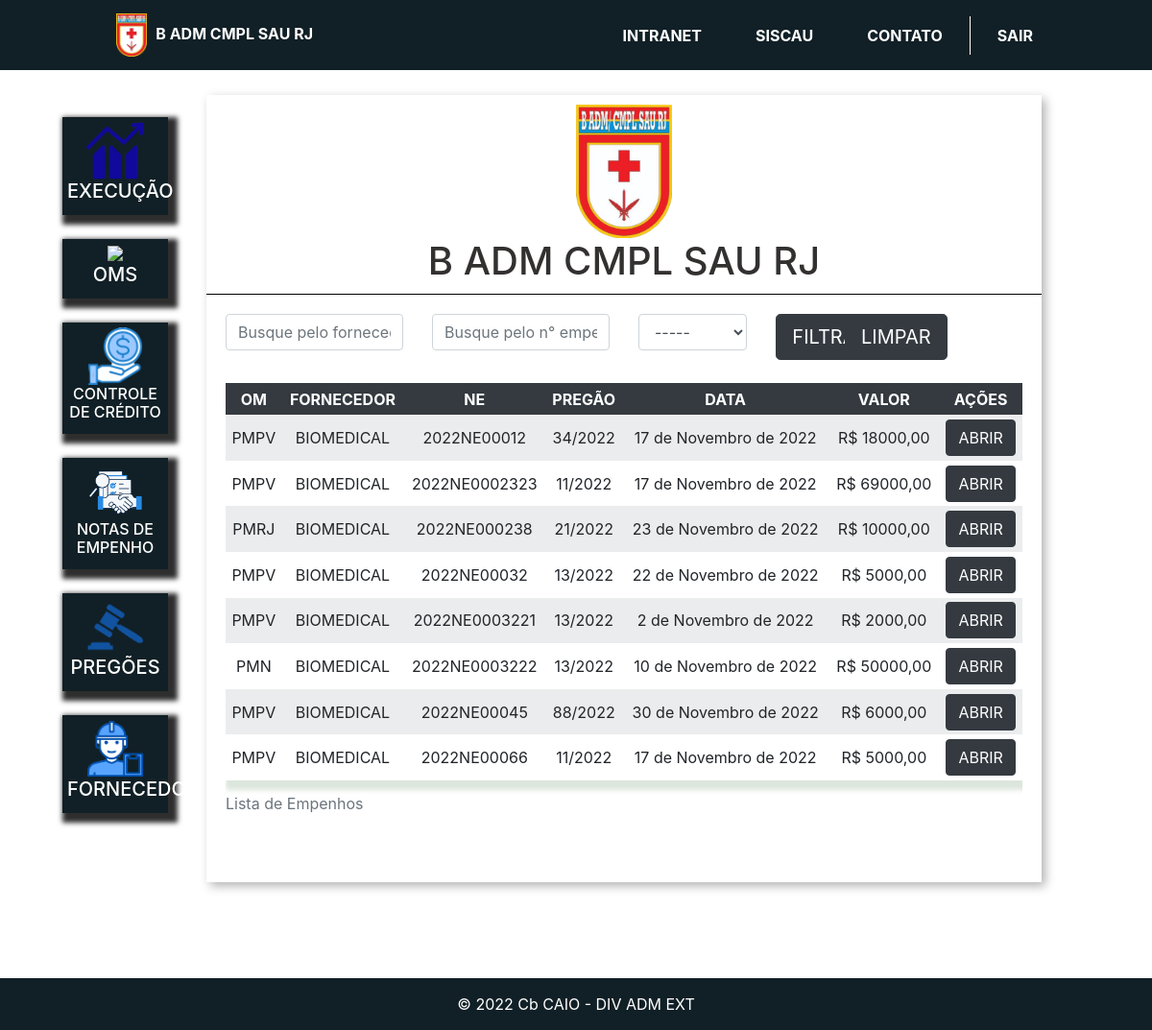
Before: /listar_empenhos/ (signed in) with the older database file.
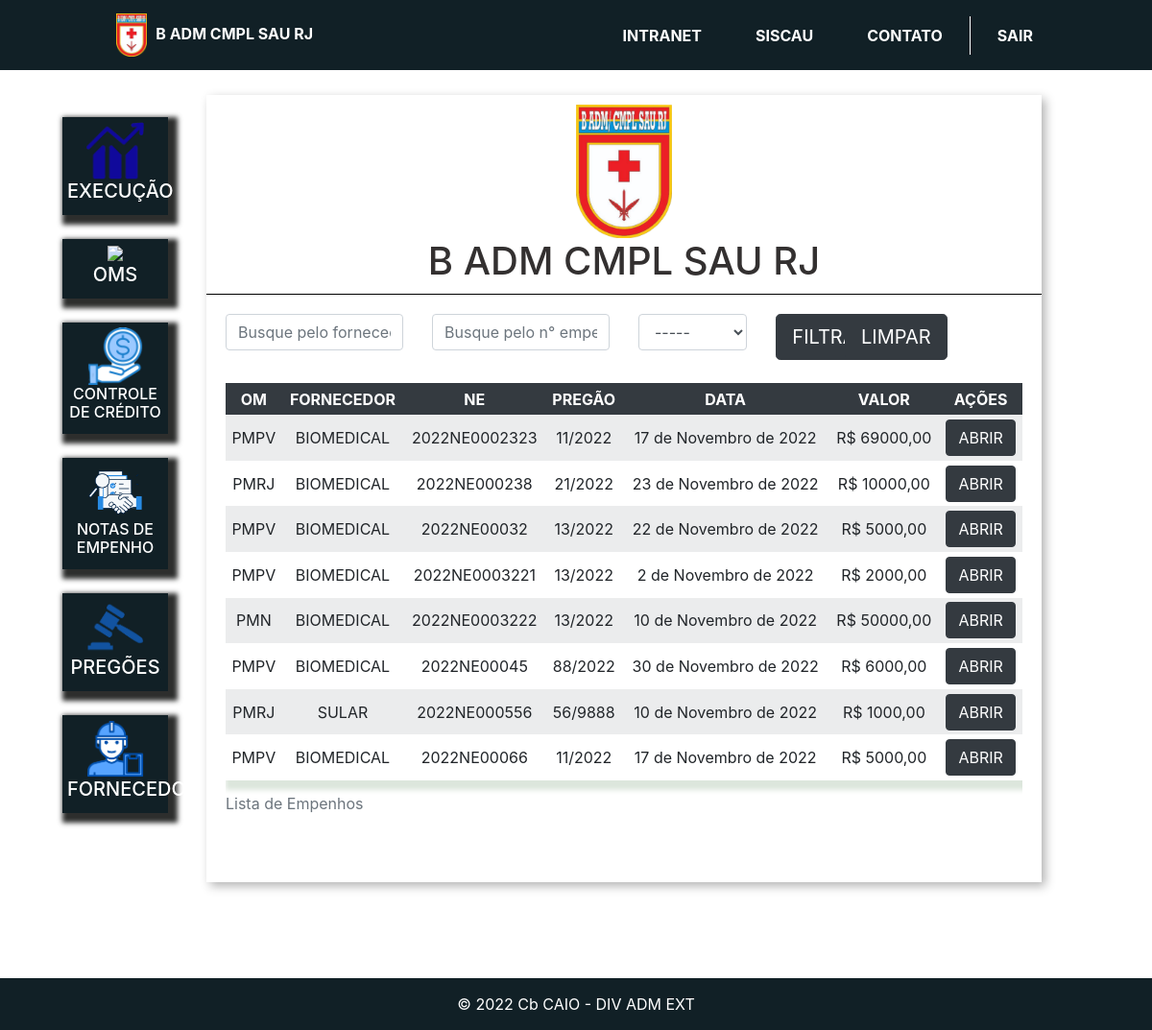
After: the same page with the newer database file.
### plataforma/models.py (models this page shows, shortened)
class Empenho(models.Model):
    om = models.ForeignKey(Om, on_delete=models.CASCADE)
    fornecedor = models.ForeignKey(Fornecedor, on_delete=models.SET_NULL, null=True)
    pregao = models.ForeignKey(Pregao, on_delete=models.SET_NULL, null=True)
    plano_interno = models.ForeignKey(PlanoInterno, on_delete=models.SET_NULL, null=True)
    nota_credito = models.ForeignKey(NotaCredito, on_delete=models.SET_NULL, null=True)
    data = models.DateField()
    numero = models.CharField(max_length=4)
    pdf = models.FileField(upload_to="pdf", null=True, blank=True)
    valor = models.FloatField(null=True, blank=True)

class Om(models.Model):
    LISTA_OMS = (
        ('PMPV', 'PMPV'),
        ('PMRJ', 'PMRJ'),
        ('PMN', 'PMN'),
        ('IBEX', 'IBEX'),
        ('HCE', 'HCE'),
        ('OCEX', 'OCEX'),
        ('HMR', 'HMR'),
        ('HGERJ', 'HGERJ'),
        ('PM Gu VV', 'PM Gu VV'),
        ('LQFEX', 'LQFEX'),
        )
    sigla = models.CharField(max_length=10, choices=LISTA_OMS)
    foto = models.ImageField(upload_to="imagens")
    email = models.EmailField(null=True)
    telefone = models.IntegerField(null=True)
    ch_almox = models.CharField(max_length=10, null=True, blank=True)
    tel_ch_almox = models.CharField(max_length=15, null=True, blank=True)
    adj_almox = models.CharField(max_length=10, null=True, blank=True)
    tel_adj_almox = models.CharField(max_length=15, null=True, blank=True)
    def __str__(self):
        return self.sigla

class Fornecedor(models.Model):
    nome = models.CharField(max_length=30)
    cnpj = models.CharField(max_length=14)
    telefone = models.CharField(max_length=15)
    email = models.EmailField()
    def __str__(self):
        return self.nome

class Pregao(models.Model):
    SITUACAO_CHICES = (
    ('HOMOLOGADO','HOMOLOGADO'),
    ('CJU','CJU'),
    )
    saldo_homologado = models.FloatField()
    pregao = models.CharField(max_length=7, null=False, blank=False)
    situacao = models.CharField(max_length=20, choices=SITUACAO_CHICES)
    descrição = models.CharField(max_length=200, null=False, blank=False)
    oms_favorecidas = models.ManyToManyField(Om)
    termo_homolocao = models.URLField()
    catalago = models.FileField(upload_to='catalago', null=True, blank=True)
    def __str__(self):
        return self.pregao

### plataforma/views.py (the view)
# urls.py: path('listar_empenhos/', views.listar_empenhos, name='listar_empenhos'),
@login_required(login_url='/auth/logar/')
def listar_empenhos(request):
    fornecedor = request.GET.get('fornecedor')
    numero_empenho = request.GET.get('numero_empenho')
    om_filtrar = request.GET.get('om_select')
    om_list = Om.objects.all()
    empenhos = Empenho.objects.all().order_by('numero')
    fornecedores_list = Fornecedor.objects.all()
    try:
        print(fornecedor)
        if fornecedor:
            empenhos = empenhos.filter(fornecedor=fornecedor).order_by('numero')
        if numero_empenho:
            empenhos = empenhos.filter(numero=numero_empenho).order_by('numero')
        if om_filtrar:
            empenhos = empenhos.filter(om=om_filtrar).order_by('numero')
        return render(request, 'listar_empenhos.html',{'empenhos': empenhos, 'om_list': om_list, 'fornecedores_list': fornecedores_list})
    except:
        return render(request, 'listar_empenhos.html',{'empenhos': empenhos,'om_list': om_list, 'fornecedores_list': fornecedores_list})

### plataforma/templates/listar_empenhos.html (shortened to what this page needs)
{% extends 'base_plataforma.html' %}
{% load static %}
{% block 'plataforma' %}
<div class="wrapper">
    <div class="box">
            <div class="header-box-om">
                <div class="alinhado_ne">
                    <div>
                        <img src="{% static 'plataforma/img/base.png'%} " width='100'>
                    </div>
                        <h1 class="titulo">B ADM CMPL SAU RJ</h1>
                </div>
            </div>
            <div class="borda-box"></div>
            <div class="body-box">
                <form>
                    <div class="row" action="{% url 'listar_empenhos' %}" method="GET">
                            <div class="col-md-3">
                                <input type="text" placeholder="Busque pelo fornecedor" class="form-control" name="fornecedor">
                            </div>
                            <div class="col-md-3">
                                <input type="text" placeholder="Busque pelo n° empenho" class="form-control" name="numero_empenho">
                            </div>
                            <div class="col-md-2">
                                <select class="form-control" name="om_select">
                                    <option value="" selected="">-----</option>
                                </select>
                            </div>
                        <div class="col-md-1">
                            <input type="submit" value="FILTRAR" class="btn btn-lg btn-dark">
                        </div>
                        <div class="col-md-3">
                            <a href="{% url 'listar_empenhos'%}">
                                <button type="button" class="btn btn-lg btn-dark ">
                                LIMPAR
                                </button>
                                </a>
                        </div>
                    </div>
                    </form>
                <br>
                <div class='scroll1'>
                    <table class="tabela table-striped table-hover table-sm" cellpadding="20">
                        <caption>Lista de Empenhos</caption>
                        <thead class='table-dark'>
                        <tr>
                            <th>OM</th>
                            <th>FORNECEDOR</th>
                            <th>NE</th>
                            <th>PREGÃO</th>
                            <th>DATA</th>
                            <th>VALOR</th>
                            <th>AÇÕES</th>
                        </tr>
                        </thead>
                        <tbody class='bg-light'>
                            {% for i in empenhos %}
                            <tr class="tabela-linha" >
                                <td>{{i.om }}</td>
                                <td>{{i.fornecedor }}</td>
                                <td>2022NE000{{i.numero}}</td>
                                <td>{{i.pregao}}</td>
                                <td>{{i.data}}</td>
                                <td>
                                    {% if i.valor%}
                                    R$ {{i.valor}}0
                                    {% else %}
                                    -------
                                    {% endif %}</td>
                                <td>
                                    <a class="btn btn-dark" href="{{ i.pdf.url }}" target="_blank" rel="noopener noreferrer">ABRIR</a>
                                </td>
                            </tr>
                            {% empty %}
                            <td> SEM EMPENHOS</td>
                            {% endfor %}
                        </tbody>
                    </table>
                    </div>
            </div>
    </div>
</div>
{% endblock%}

### templates/base_plataforma.html (shortened to what this page needs)
{% extends 'base.html' %}
{% load static %}
{% block 'body' %}
    <div class="container-fluid">
        <div class="row row1">
            <div class="col-md-2">
                <br>
                <a href="{% url 'home'%}" class="link-lateral">
                    <div class="card-lateral">
                    <img src="{% static 'plataforma/img/grafico.png' %}" weight='50' height='60'  >
                    <br>
                    <h5>EXECUÇÃO</h5>
                    </div>
                    </a>
                <a href="{% url 'home_oms'%}" class="link-lateral">
                    <div class="card-lateral">
                    <img src="{% static 'plataforma/img/saude.png' %}" weight='80' height='60'  >
                    <br>
                    <h5>OMS</h5>
                    </div>
                    </a>
                    <a href="{% url 'credito'%}" class="link-lateral">
                        <div class="card-lateral ">
                            <img src="{% static 'plataforma/img/credito.png' %}" weight='80' height='60'>
                            <h6>CONTROLE DE CRÉDITO</h6>
                        </div>
                    </a>
                    <a href="{% url 'om_empenhos'%}" class="link-lateral">
                    <div class="card-lateral">
                    <img src="{% static 'plataforma/img/ne.png' %}" weight='80' height='60'>
                    <h6>NOTAS DE EMPENHO</h6>
                    </div>
                    </a>
                    <a href="{% url 'pregoes'%}" class="link-lateral">
                    <div class="card-lateral ">
                    <img src="{% static 'plataforma/img/pregao.png' %}" weight='80' height='60'>
                    <br>
                    <h5>PREGÕES</h5>
                    </div>
                    </a>
                    <a href="{% url 'fornecedores'%}" class="link-lateral">
                        <div class="card-lateral card-ultimo">
                            <img src="{% static 'plataforma/img/fornecedor1.png' %}" weight='80' height='60'>
                            <br>
                            <h5>FORNECEDORES</h5>
                        </div>
                    </a>
            </div>
            <div class="col-md-9">
                {% block 'plataforma' %}
                {% endblock %}
            </div>
        </div>
    </div>
{% endblock%}

### templates/base.html (shortened to what this page needs)
{% load static %}
<!doctype html>
<html lang="pt-BR">
<head>
    <link rel="stylesheet" href="https://cdn.jsdelivr.net/npm/bootstrap@4.6.1/dist/css/bootstrap.min.css">
    <link rel="stylesheet" href="{% static 'autenticacao/css/style.css'%}">
    <link rel="stylesheet" href="{% static 'plataforma/css/plataforma.css' %}">
    <link rel="stylesheet" href="{% static 'plataforma/css/empresas.css' %}">
</head>
<body class= '{% if user.is_authenticated %}body-branco{% else %}body-b{% endif %}'>
    <nav class="navbar navbar-expand-lg navbar-dark bg-fundo">
        <div class="nav-container">
            <div class="nav-logo">
             <a href="{% url 'home_auth'%}"><img src="{% static 'autenticacao/img/base.png'%}" class='logo'alt=""></a>
                <span>B ADM CMPL SAU RJ</span>
            </div>
            <div class="nav-body">
                               <ul class="navbar-nav mr-auto nav-content">
                <li class="nav-item ">
                    <a class="nav-link active" href="#">INTRANET </a>
                </li>
                <li class="nav-item">
                    <a class="nav-link active" href="#">SISCAU </a>
                </li>
                <li class="nav-item">
                    <a class="nav-link active" href="#">CONTATO </a>
                </li>
                <li class="nav-item">
                    {% if user.is_authenticated %}
                    <a class="nav-link active" href="{% url 'sair'%}">SAIR </a>
                    {% else %}
                    <a class="nav-link active" href="#">ENTRAR</a>
                    {% endif %}
                </li>
            </ul>
            </div>
        </div>
    </nav>
  {% block 'body' %}
  {% endblock %}
  <footer class="footer-inicial bg-fundo">
    <div class="footer-conteudo">
        <p class="p-item p-p">&copy; 2022 Cb CAIO - DIV ADM EXT</p>
    </div>
</footer>
</body>
</html>

### templates/static/autenticacao/css/style.css (style rules this page uses)
* { margin: 0; box-sizing: border-box; padding: 0; }
.body-branco { background: white; }
.row1 { border-left: 60px; }
.bg-fundo { background-color: #112026 !important; color: white; }
.logo { height: 55px; width: auto; padding: 5px; cursor: pointer; }
table { box-shadow: 5px 5px 5px 5px rgb(220, 230, 220); text-align: center; }
.alinhado_ne { align-items: center; justify-content: space-between; padding: 0px; text-align: center; }
ul li:nth-child(3) { border-right: 0.1px solid white; align-items: right; }
li { padding: 0 20px; transition: all 300ms ease; color: white; font-weight: bold; align-items: right; }
.nav-body { margin-right: 80px; }
.nav-logo { margin-left: 100px; font-weight: bold; color: white; }
.nav-container { width: 100%; display: flex; align-items: center; justify-content: space-between; padding: 1px 0; }
.p-p { margin: 20px; font-size: 1.4rem; }
.footer-inicial { display: flex; color: white; justify-content: center; width: 100%; padding: 10px 0; color: white; }
.footer-conteudo { display: flex; margin: auto; }
.p-item { margin: 5px 0; font-size: 1rem; }
.scroll1 { height: 500px; overflow-y: auto; }

### templates/static/plataforma/css/plataforma.css (style rules this page uses)
.card-lateral { background-color: #112026; margin-left: 50px; margin-top: 25px; margin-right: 10px; padding: 5px; color: white; font-weight: bold; font-size: 13px; text-align: center; box-shadow: 5px 5px 5px 5px rgb(45, 46, 45); }
.card-ultimo { margin-bottom: 100px; }
.titulo { color: #27DB8F; }

### templates/static/plataforma/css/empresas.css (style rules this page uses)
.wrapper { margin-top: 3%; display: flex; flex-direction: row; justify-content: center; align-items: center; }
.box { width: 80vw; background: #fff; box-shadow: 4px 4px 10px rgba(0,0,0,.3); margin-bottom: 100px; }
.titulo { display: inline; text-align: center; color: rgb(51, 48, 48); align-items: center; justify-content: center; }
.header-box-om { padding: 10px; }
.borda-box { border-top: 1px solid black; }
.body-box { padding: 20px; }
.tabela { width: 100%; margin-top: 0px; }
.tabela-linha { background-color: #ffffff; }

Changed rows visible on the page:
removed Empenho: om "PMPV", fornecedor "BIOMEDICAL", numero "12", pregao "34/2022", data "17 de Novembro de 2022", valor "18000,0"
added Empenho: om "PMRJ", fornecedor "SULAR", numero "556", pregao "56/9888", data "10 de Novembro de 2022", valor "1000,0"
